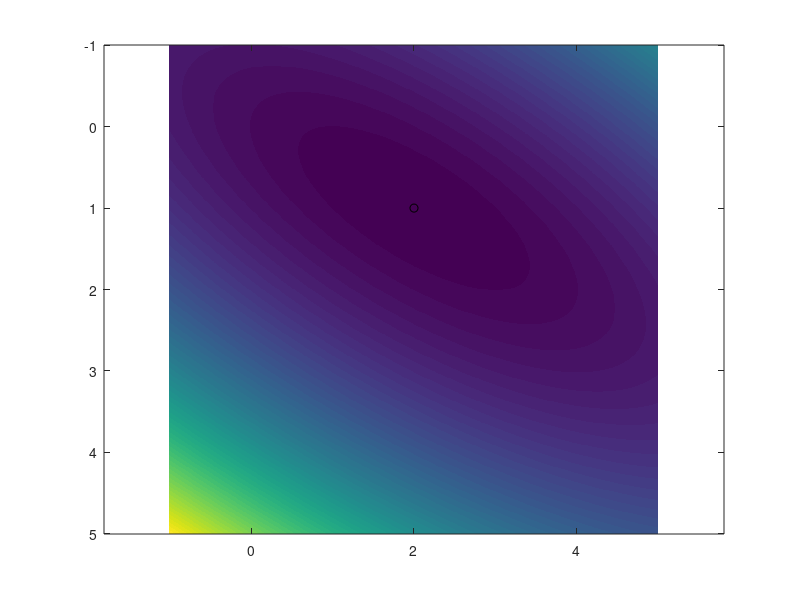

Write the MATLAB code that produced this figure.
% f(x,y) = 2xy + 2x - x^2 -2y^2
close all; clc; clear all;

% Function
func = @(x,y) -(2.*x.*y + 2.*x - x.^2 -2.*y.^2);

% Initial guess
x0 = 4;
y0 = 4;

% Algorithm parameters
dx = 0.001;
dy = 0.001;
alpha = 0.1;

x = linspace(-1,+5,1000);
y = linspace(-1,+5,1000);
[Y,X] = meshgrid(y,x);
F = func(X,Y);
surf(x,y,F');
shading interp;

% Perform algorithm
tol = 1e-6;
g = [inf;inf];
while norm(g) > tol
    
    % Visualize
    imagesc(x, y, F');
    axis equal tight;
    hold on;
    plot(x0,y0,'ok');
    hold off;
    drawnow;
    
    % compute gradient
    f1 = func(x0-dx/2, y0);
    f2 = func(x0+dx/2, y0);
    gx = (f2 - f1)/dx;
    
    f1 = func(x0, y0-dy/2);
    f2 = func(x0, y0+dy/2);
    gy = (f2 - f1)/dy;
    
    g = [gx; gy];
    
    % Update position of guess
    x0 = x0 - alpha*gx;
    y0 = y0 - alpha*gy;
end

[x0, y0]